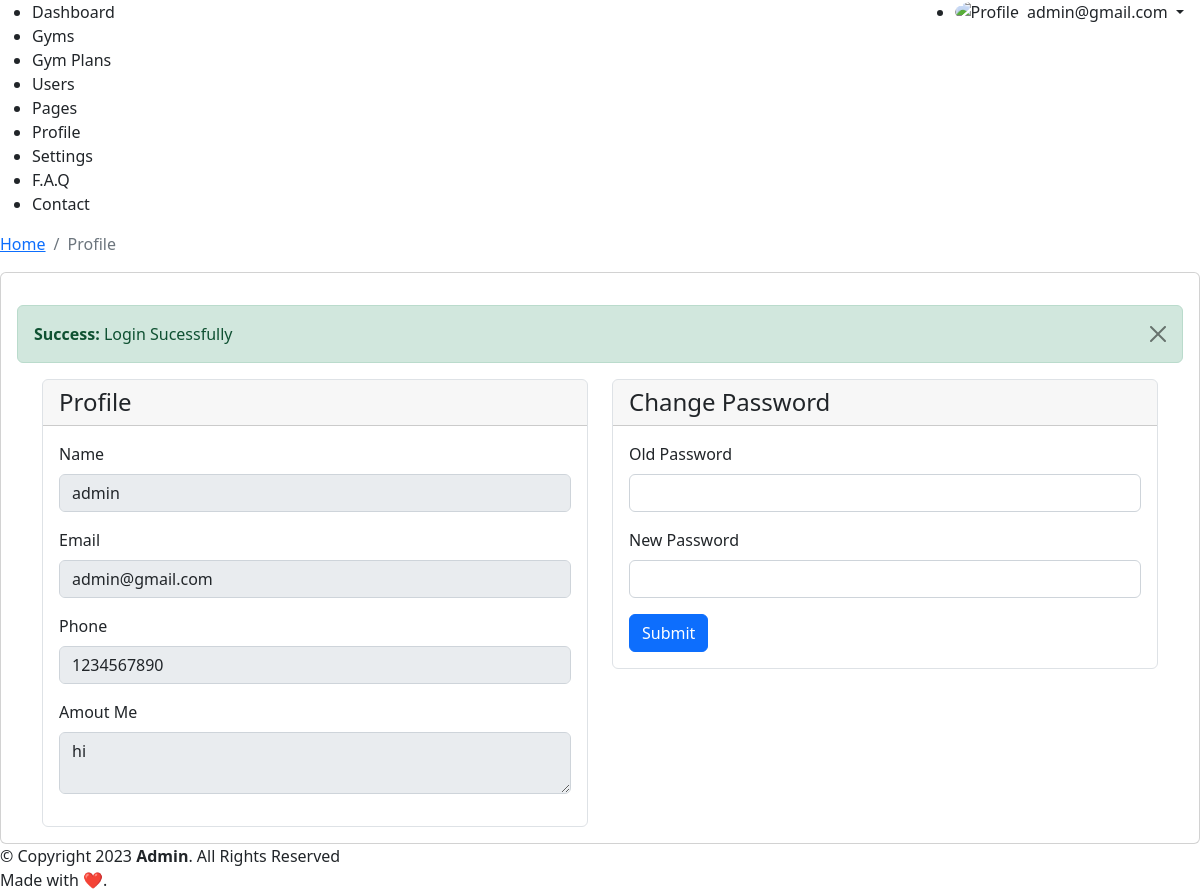
Screenshot of /admin/profile.php (signed in) with the database file from the repository.
### tables this page shows
CREATE TABLE `tbl_users` (
  `id` int(11) NOT NULL,
  `name` varchar(255) NOT NULL,
  `email` varchar(255) NOT NULL,
  `password` varchar(255) NOT NULL,
  `phone` varchar(13) NOT NULL,
  `aboutme` text NOT NULL,
  `role` int(11) NOT NULL DEFAULT 1 COMMENT '0-admin\r\n1-user',
  `created_at` varchar(255) NOT NULL
);

### admin/profile.php (the view, shortened to what this page needs)
<?php require_once (dirname(__DIR__)) . "/config/conn.php"; ?>
<?php
$user_id = $_SESSION['uid'];
$sql = "SELECT * FROM tbl_users WHERE id = $user_id";
$result = $conn -> query($sql);
$user_row = $result -> fetch_assoc();
?>
<?php
require_once __DIR__ . "/include/layout-start.php";
?>
<div class="p-0">
<div class="container">
    <div class="row">
        <div class="col-6">
            <div class="card border border-1">
                <div class="card-header">
                    <h4 class="card-title m-0">Profile</h4>
                </div>
                <div class="card-body">
                    <form method="post">
                        <div class="mb-3">
                            <label for="name" class="form-label">Name</label>
                            <input type="text" class="form-control" id="name" name="name" value="<?=$user_row['name']?>" required disabled>
                        </div>
                        <div class="mb-3">
                            <label for="email" class="form-label">Email</label>
                            <input type="email" class="form-control" id="email" name="email" value="<?=$user_row['email']?>" required disabled>
                        </div>
                        <div class="mb-3">
                            <label for="phone" class="form-label">Phone</label>
                            <input type="tel" class="form-control" id="phone" name="phone" value="<?=$user_row['phone']?>" required disabled>
                        </div>
                        <div class="mb-3">
                            <label for="aboutme" class="form-label">Amout Me</label>
                            <textarea class="form-control" id="aboutme" name="aboutme" required disabled><?=$user_row['aboutme']?></textarea>
                        </div>
                    </form>
                </div>
            </div>
        </div>
        <div class="col-6">
            <div class="card border border-1">
                <div class="card-header">
                    <h4 class="card-title m-0">Change Password</h4>
                </div>
                <div class="card-body">
                    <form method="post">
                        <div class="mb-3">
                            <label for="oldPassword" class="form-label">Old Password</label>
                            <input type="password" class="form-control" id="oldPassword" name="oldPassword" required>
                        </div>
                        <div class="mb-3">
                            <label for="newPassword" class="form-label">New Password</label>
                            <input type="password" class="form-control" id="newPassword" name="newPassword" required>
                        </div>
                        <button type="submit" name="passwordUpdate" class="btn btn-primary">Submit</button>
                    </form>
                </div>
            </div>
        </div>
    </div>
</div>
</div>
<?php require_once __DIR__ . "/include/layout-end.php"; ?>

### rows the page displays
tbl_users: name "admin", email "admin@gmail.com", phone "1234567890", aboutme "hi"

### other values shown
$_SESSION['email'] "admin@gmail.com"
$title "Profile"
$_SESSION['sucmsg'] "Login Sucessfully"
